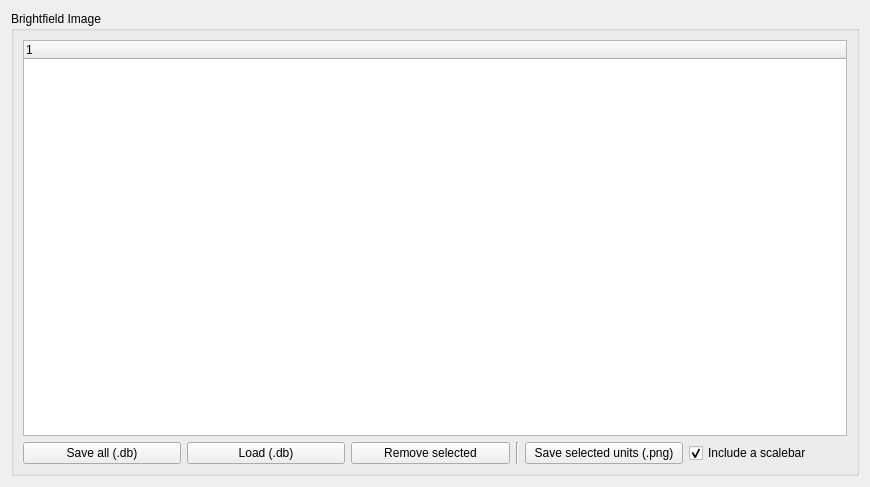
<?xml version="1.0" encoding="UTF-8"?>
<ui version="4.0">
 <class>dataHub_image</class>
 <widget class="QWidget" name="dataHub_image">
  <property name="geometry">
   <rect>
    <x>0</x>
    <y>0</y>
    <width>870</width>
    <height>487</height>
   </rect>
  </property>
  <property name="windowTitle">
   <string>Form</string>
  </property>
  <layout class="QHBoxLayout" name="horizontalLayout">
   <item>
    <layout class="QVBoxLayout" name="main_layout">
     <item>
      <widget class="QGroupBox" name="groupBox">
       <property name="title">
        <string>Brightfield Image</string>
       </property>
       <layout class="QVBoxLayout" name="verticalLayout_2">
        <item>
         <layout class="QVBoxLayout" name="verticalLayout">
          <item>
           <widget class="QTreeWidget" name="tree">
            <property name="selectionMode">
             <enum>QAbstractItemView::SelectionMode::ExtendedSelection</enum>
            </property>
            <column>
             <property name="text">
              <string notr="true">1</string>
             </property>
            </column>
           </widget>
          </item>
          <item>
           <layout class="QHBoxLayout" name="horizontalLayout_2">
            <item>
             <widget class="QPushButton" name="btn_save">
              <property name="text">
               <string>Save all (.db)</string>
              </property>
             </widget>
            </item>
            <item>
             <widget class="QPushButton" name="btn_load">
              <property name="text">
               <string>Load (.db)</string>
              </property>
             </widget>
            </item>
            <item>
             <widget class="QPushButton" name="btn_remove">
              <property name="text">
               <string>Remove selected</string>
              </property>
             </widget>
            </item>
            <item>
             <widget class="Line" name="line">
              <property name="orientation">
               <enum>Qt::Orientation::Vertical</enum>
              </property>
             </widget>
            </item>
            <item>
             <widget class="QPushButton" name="btn_save_png">
              <property name="text">
               <string>Save selected units (.png)</string>
              </property>
             </widget>
            </item>
            <item>
             <widget class="QCheckBox" name="chk_scalebar">
              <property name="text">
               <string>Include a scalebar</string>
              </property>
              <property name="checked">
               <bool>true</bool>
              </property>
             </widget>
            </item>
           </layout>
          </item>
         </layout>
        </item>
       </layout>
      </widget>
     </item>
    </layout>
   </item>
  </layout>
 </widget>
 <resources/>
 <connections/>
</ui>
